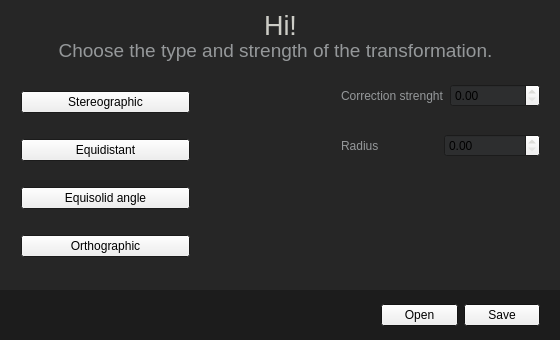
<?xml version="1.0" encoding="UTF-8"?>
<ui version="4.0">
 <class>Widget</class>
 <widget class="QWidget" name="Widget">
  <property name="geometry">
   <rect>
    <x>0</x>
    <y>0</y>
    <width>560</width>
    <height>340</height>
   </rect>
  </property>
  <property name="palette">
   <palette>
    <active>
     <colorrole role="WindowText">
      <brush brushstyle="SolidPattern">
       <color alpha="255">
        <red>204</red>
        <green>204</green>
        <blue>198</blue>
       </color>
      </brush>
     </colorrole>
     <colorrole role="Base">
      <brush brushstyle="SolidPattern">
       <color alpha="255">
        <red>45</red>
        <green>46</green>
        <blue>47</blue>
       </color>
      </brush>
     </colorrole>
     <colorrole role="Window">
      <brush brushstyle="SolidPattern">
       <color alpha="255">
        <red>38</red>
        <green>38</green>
        <blue>38</blue>
       </color>
      </brush>
     </colorrole>
    </active>
    <inactive>
     <colorrole role="WindowText">
      <brush brushstyle="SolidPattern">
       <color alpha="255">
        <red>204</red>
        <green>204</green>
        <blue>198</blue>
       </color>
      </brush>
     </colorrole>
     <colorrole role="Base">
      <brush brushstyle="SolidPattern">
       <color alpha="255">
        <red>45</red>
        <green>46</green>
        <blue>47</blue>
       </color>
      </brush>
     </colorrole>
     <colorrole role="Window">
      <brush brushstyle="SolidPattern">
       <color alpha="255">
        <red>38</red>
        <green>38</green>
        <blue>38</blue>
       </color>
      </brush>
     </colorrole>
    </inactive>
    <disabled>
     <colorrole role="WindowText">
      <brush brushstyle="SolidPattern">
       <color alpha="255">
        <red>120</red>
        <green>120</green>
        <blue>120</blue>
       </color>
      </brush>
     </colorrole>
     <colorrole role="Base">
      <brush brushstyle="SolidPattern">
       <color alpha="255">
        <red>38</red>
        <green>38</green>
        <blue>38</blue>
       </color>
      </brush>
     </colorrole>
     <colorrole role="Window">
      <brush brushstyle="SolidPattern">
       <color alpha="255">
        <red>38</red>
        <green>38</green>
        <blue>38</blue>
       </color>
      </brush>
     </colorrole>
    </disabled>
   </palette>
  </property>
  <property name="windowTitle">
   <string>Widget</string>
  </property>
  <property name="autoFillBackground">
   <bool>true</bool>
  </property>
  <widget class="QWidget" name="layoutWidget">
   <property name="geometry">
    <rect>
     <x>330</x>
     <y>120</y>
     <width>221</width>
     <height>51</height>
    </rect>
   </property>
   <layout class="QHBoxLayout" name="horizontalLayout_4">
    <item>
     <widget class="QLabel" name="radius_label">
      <property name="sizePolicy">
       <sizepolicy hsizetype="Minimum" vsizetype="Minimum">
        <horstretch>0</horstretch>
        <verstretch>0</verstretch>
       </sizepolicy>
      </property>
      <property name="palette">
       <palette>
        <active>
         <colorrole role="WindowText">
          <brush brushstyle="SolidPattern">
           <color alpha="255">
            <red>149</red>
            <green>152</green>
            <blue>154</blue>
           </color>
          </brush>
         </colorrole>
        </active>
        <inactive>
         <colorrole role="WindowText">
          <brush brushstyle="SolidPattern">
           <color alpha="255">
            <red>149</red>
            <green>152</green>
            <blue>154</blue>
           </color>
          </brush>
         </colorrole>
        </inactive>
        <disabled>
         <colorrole role="WindowText">
          <brush brushstyle="SolidPattern">
           <color alpha="255">
            <red>120</red>
            <green>120</green>
            <blue>120</blue>
           </color>
          </brush>
         </colorrole>
        </disabled>
       </palette>
      </property>
      <property name="font">
       <font>
        <family>Arial</family>
        <pointsize>9</pointsize>
       </font>
      </property>
      <property name="text">
       <string>Radius</string>
      </property>
     </widget>
    </item>
    <item>
     <widget class="QDoubleSpinBox" name="radius_box">
      <property name="font">
       <font>
        <family>Arial</family>
        <pointsize>9</pointsize>
       </font>
      </property>
     </widget>
    </item>
   </layout>
  </widget>
  <widget class="QWidget" name="layoutWidget">
   <property name="geometry">
    <rect>
     <x>10</x>
     <y>60</y>
     <width>191</width>
     <height>231</height>
    </rect>
   </property>
   <layout class="QVBoxLayout" name="verticalLayout">
    <property name="spacing">
     <number>6</number>
    </property>
    <item>
     <widget class="QPushButton" name="stereographic_button">
      <property name="font">
       <font>
        <family>Arial</family>
        <pointsize>9</pointsize>
       </font>
      </property>
      <property name="text">
       <string>Stereographic</string>
      </property>
      <property name="checkable">
       <bool>true</bool>
      </property>
      <property name="autoRepeat">
       <bool>true</bool>
      </property>
      <property name="autoExclusive">
       <bool>true</bool>
      </property>
     </widget>
    </item>
    <item>
     <widget class="QPushButton" name="equidistant_button">
      <property name="font">
       <font>
        <family>Arial</family>
        <pointsize>9</pointsize>
       </font>
      </property>
      <property name="text">
       <string>Equidistant</string>
      </property>
      <property name="checkable">
       <bool>true</bool>
      </property>
      <property name="autoRepeat">
       <bool>true</bool>
      </property>
      <property name="autoExclusive">
       <bool>true</bool>
      </property>
     </widget>
    </item>
    <item>
     <widget class="QPushButton" name="equisolid_button">
      <property name="font">
       <font>
        <family>Arial</family>
        <pointsize>9</pointsize>
       </font>
      </property>
      <property name="text">
       <string>Equisolid angle</string>
      </property>
      <property name="checkable">
       <bool>true</bool>
      </property>
      <property name="autoRepeat">
       <bool>true</bool>
      </property>
      <property name="autoExclusive">
       <bool>true</bool>
      </property>
     </widget>
    </item>
    <item>
     <widget class="QPushButton" name="orthographic_button">
      <property name="font">
       <font>
        <family>Arial</family>
        <pointsize>9</pointsize>
       </font>
      </property>
      <property name="text">
       <string>Orthographic</string>
      </property>
      <property name="checkable">
       <bool>true</bool>
      </property>
      <property name="autoRepeat">
       <bool>true</bool>
      </property>
      <property name="autoExclusive">
       <bool>true</bool>
      </property>
     </widget>
    </item>
   </layout>
  </widget>
  <widget class="QWidget" name="layoutWidget">
   <property name="geometry">
    <rect>
     <x>330</x>
     <y>70</y>
     <width>221</width>
     <height>51</height>
    </rect>
   </property>
   <layout class="QHBoxLayout" name="horizontalLayout_2">
    <item>
     <widget class="QLabel" name="correction_label">
      <property name="palette">
       <palette>
        <active>
         <colorrole role="WindowText">
          <brush brushstyle="SolidPattern">
           <color alpha="255">
            <red>149</red>
            <green>152</green>
            <blue>154</blue>
           </color>
          </brush>
         </colorrole>
        </active>
        <inactive>
         <colorrole role="WindowText">
          <brush brushstyle="SolidPattern">
           <color alpha="255">
            <red>149</red>
            <green>152</green>
            <blue>154</blue>
           </color>
          </brush>
         </colorrole>
        </inactive>
        <disabled>
         <colorrole role="WindowText">
          <brush brushstyle="SolidPattern">
           <color alpha="255">
            <red>120</red>
            <green>120</green>
            <blue>120</blue>
           </color>
          </brush>
         </colorrole>
        </disabled>
       </palette>
      </property>
      <property name="font">
       <font>
        <family>Arial</family>
        <pointsize>9</pointsize>
       </font>
      </property>
      <property name="text">
       <string>Correction strenght</string>
      </property>
     </widget>
    </item>
    <item>
     <widget class="QDoubleSpinBox" name="correction_box">
      <property name="font">
       <font>
        <family>Arial</family>
        <pointsize>9</pointsize>
       </font>
      </property>
     </widget>
    </item>
   </layout>
  </widget>
  <widget class="QLabel" name="subtitle">
   <property name="geometry">
    <rect>
     <x>10</x>
     <y>30</y>
     <width>531</width>
     <height>41</height>
    </rect>
   </property>
   <property name="palette">
    <palette>
     <active>
      <colorrole role="WindowText">
       <brush brushstyle="SolidPattern">
        <color alpha="255">
         <red>149</red>
         <green>152</green>
         <blue>154</blue>
        </color>
       </brush>
      </colorrole>
     </active>
     <inactive>
      <colorrole role="WindowText">
       <brush brushstyle="SolidPattern">
        <color alpha="255">
         <red>149</red>
         <green>152</green>
         <blue>154</blue>
        </color>
       </brush>
      </colorrole>
     </inactive>
     <disabled>
      <colorrole role="WindowText">
       <brush brushstyle="SolidPattern">
        <color alpha="255">
         <red>120</red>
         <green>120</green>
         <blue>120</blue>
        </color>
       </brush>
      </colorrole>
     </disabled>
    </palette>
   </property>
   <property name="font">
    <font>
     <family>Arial</family>
     <pointsize>14</pointsize>
    </font>
   </property>
   <property name="layoutDirection">
    <enum>Qt::LeftToRight</enum>
   </property>
   <property name="text">
    <string>Choose the type and strength of the transformation.</string>
   </property>
   <property name="alignment">
    <set>Qt::AlignCenter</set>
   </property>
  </widget>
  <widget class="QLabel" name="title">
   <property name="geometry">
    <rect>
     <x>10</x>
     <y>10</y>
     <width>541</width>
     <height>31</height>
    </rect>
   </property>
   <property name="font">
    <font>
     <family>Arial</family>
     <pointsize>20</pointsize>
    </font>
   </property>
   <property name="layoutDirection">
    <enum>Qt::LeftToRight</enum>
   </property>
   <property name="text">
    <string>Hi!</string>
   </property>
   <property name="alignment">
    <set>Qt::AlignCenter</set>
   </property>
  </widget>
  <widget class="QWidget" name="widget_backgroud_buttons" native="true">
   <property name="geometry">
    <rect>
     <x>0</x>
     <y>290</y>
     <width>561</width>
     <height>61</height>
    </rect>
   </property>
   <property name="palette">
    <palette>
     <active>
      <colorrole role="Base">
       <brush brushstyle="SolidPattern">
        <color alpha="255">
         <red>28</red>
         <green>28</green>
         <blue>28</blue>
        </color>
       </brush>
      </colorrole>
      <colorrole role="Window">
       <brush brushstyle="SolidPattern">
        <color alpha="255">
         <red>28</red>
         <green>28</green>
         <blue>28</blue>
        </color>
       </brush>
      </colorrole>
     </active>
     <inactive>
      <colorrole role="Base">
       <brush brushstyle="SolidPattern">
        <color alpha="255">
         <red>28</red>
         <green>28</green>
         <blue>28</blue>
        </color>
       </brush>
      </colorrole>
      <colorrole role="Window">
       <brush brushstyle="SolidPattern">
        <color alpha="255">
         <red>28</red>
         <green>28</green>
         <blue>28</blue>
        </color>
       </brush>
      </colorrole>
     </inactive>
     <disabled>
      <colorrole role="Base">
       <brush brushstyle="SolidPattern">
        <color alpha="255">
         <red>28</red>
         <green>28</green>
         <blue>28</blue>
        </color>
       </brush>
      </colorrole>
      <colorrole role="Window">
       <brush brushstyle="SolidPattern">
        <color alpha="255">
         <red>28</red>
         <green>28</green>
         <blue>28</blue>
        </color>
       </brush>
      </colorrole>
     </disabled>
    </palette>
   </property>
   <property name="autoFillBackground">
    <bool>true</bool>
   </property>
   <widget class="QWidget" name="layoutWidget">
    <property name="geometry">
     <rect>
      <x>370</x>
      <y>0</y>
      <width>181</width>
      <height>51</height>
     </rect>
    </property>
    <layout class="QHBoxLayout" name="horizontalLayout">
     <item>
      <widget class="QPushButton" name="open_button">
       <property name="font">
        <font>
         <family>Arial</family>
         <pointsize>9</pointsize>
        </font>
       </property>
       <property name="text">
        <string>Open</string>
       </property>
      </widget>
     </item>
     <item>
      <widget class="QPushButton" name="save_button">
       <property name="font">
        <font>
         <family>Arial</family>
         <pointsize>9</pointsize>
        </font>
       </property>
       <property name="text">
        <string>Save</string>
       </property>
      </widget>
     </item>
    </layout>
   </widget>
  </widget>
  <zorder>widget_backgroud_buttons</zorder>
  <zorder>layoutWidget</zorder>
  <zorder>layoutWidget</zorder>
  <zorder>layoutWidget</zorder>
  <zorder>subtitle</zorder>
  <zorder>title</zorder>
 </widget>
 <layoutdefault spacing="6" margin="11"/>
 <resources/>
 <connections/>
</ui>
